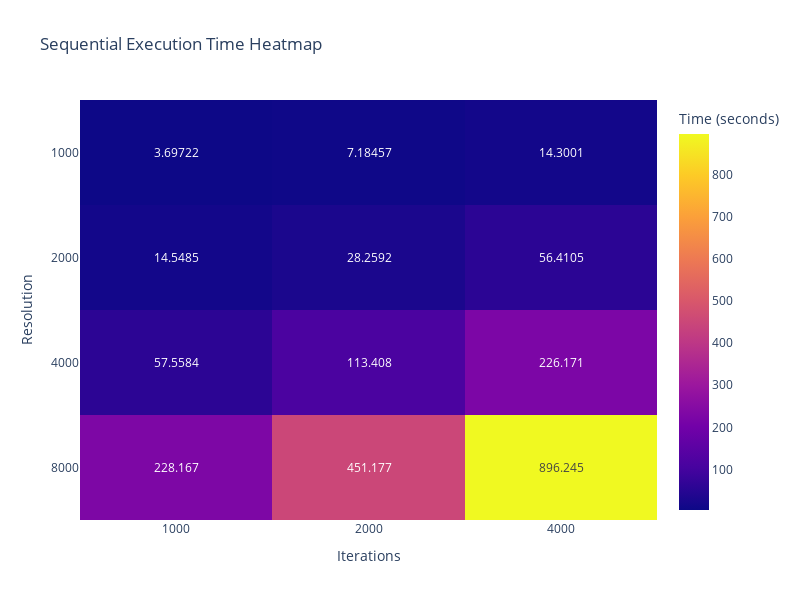

Notebook source saved alongside this figure:
### Code cell
# Pivot the dataframe
melted_df = df_seq_temp[["Resolution", "Iterations"]].astype(str)
melted_df["Time (seconds)"] = df_seq_temp["Time (seconds)"]
heatmap_df_seq = melted_df.pivot(index='Resolution', columns='Iterations', values='Time (seconds)')
# Create heatmap with Plotly
fig = px.imshow(
    heatmap_df_seq,
    labels=dict(x="Iterations", y="Resolution", color="Time (seconds)"),
    title="Sequential Execution Time Heatmap",
    aspect="auto",
    text_auto=True,
	width=800,
    height=600,
)

fig.show()
fig.write_image(path_to_img_folder.joinpath("mandelbrot_aocc_seq_heatmap.png"))

### Figure 1 — Plotly figure (JSON) as saved in the notebook; plotly's stock layout.template omitted (floating-point values rounded to 4 significant figures)
{"data": [{"coloraxis": "coloraxis", "hovertemplate": "Iterations: %{x}<br>Resolution: %{y}<br>Time (seconds): %{z}<extra></extra>", "name": "0", "texttemplate": "%{z}", "type": "heatmap", "x": ["1000", "2000", "4000"], "xaxis": "x", "y": ["1000", "2000", "4000", "8000"], "yaxis": "y", "z": [[3.697, 7.185, 14.3], [14.55, 28.26, 56.41], [57.56, 113.4, 226.2], [228.2, 451.2, 896.2]]}], "layout": {"coloraxis": {"colorbar": {"title": {"text": "Time (seconds)"}}, "colorscale": [[0, "#0d0887"], [0.1111, "#46039f"], [0.2222, "#7201a8"], [0.3333, "#9c179e"], [0.4444, "#bd3786"], [0.5556, "#d8576b"], [0.6667, "#ed7953"], [0.7778, "#fb9f3a"], [0.8889, "#fdca26"], [1, "#f0f921"]]}, "height": 600, "title": {"text": "Sequential Execution Time Heatmap"}, "width": 800, "xaxis": {"anchor": "y", "domain": [0, 1], "title": {"text": "Iterations"}}, "yaxis": {"anchor": "x", "autorange": "reversed", "domain": [0, 1], "title": {"text": "Resolution"}}}}
